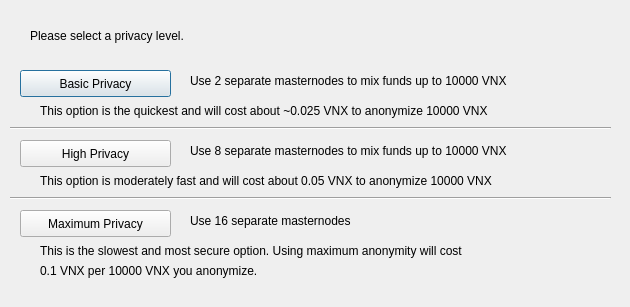
<?xml version="1.0" encoding="UTF-8"?>
<ui version="4.0">
 <class>ObfuscationConfig</class>
 <widget class="QDialog" name="ObfuscationConfig">
  <property name="geometry">
   <rect>
    <x>0</x>
    <y>0</y>
    <width>630</width>
    <height>307</height>
   </rect>
  </property>
  <property name="windowTitle">
   <string>Configure Obfuscation</string>
  </property>
  <widget class="QPushButton" name="buttonBasic">
   <property name="geometry">
    <rect>
     <x>20</x>
     <y>70</y>
     <width>151</width>
     <height>27</height>
    </rect>
   </property>
   <property name="text">
    <string>Basic Privacy</string>
   </property>
  </widget>
  <widget class="QPushButton" name="buttonHigh">
   <property name="geometry">
    <rect>
     <x>20</x>
     <y>140</y>
     <width>151</width>
     <height>27</height>
    </rect>
   </property>
   <property name="text">
    <string>High Privacy</string>
   </property>
  </widget>
  <widget class="QPushButton" name="buttonMax">
   <property name="geometry">
    <rect>
     <x>20</x>
     <y>210</y>
     <width>151</width>
     <height>27</height>
    </rect>
   </property>
   <property name="text">
    <string>Maximum Privacy</string>
   </property>
  </widget>
  <widget class="QLabel" name="label">
   <property name="geometry">
    <rect>
     <x>30</x>
     <y>20</y>
     <width>571</width>
     <height>31</height>
    </rect>
   </property>
   <property name="text">
    <string>Please select a privacy level.</string>
   </property>
  </widget>
  <widget class="QLabel" name="label_2">
   <property name="geometry">
    <rect>
     <x>190</x>
     <y>70</y>
     <width>421</width>
     <height>21</height>
    </rect>
   </property>
   <property name="text">
    <string>Use 2 separate masternodes to mix funds up to 10000 VNX</string>
   </property>
  </widget>
  <widget class="QLabel" name="label_3">
   <property name="geometry">
    <rect>
     <x>190</x>
     <y>140</y>
     <width>411</width>
     <height>21</height>
    </rect>
   </property>
   <property name="text">
    <string>Use 8 separate masternodes to mix funds up to 10000 VNX</string>
   </property>
  </widget>
  <widget class="QLabel" name="label_4">
   <property name="geometry">
    <rect>
     <x>190</x>
     <y>210</y>
     <width>421</width>
     <height>21</height>
    </rect>
   </property>
   <property name="text">
    <string>Use 16 separate masternodes</string>
   </property>
  </widget>
  <widget class="QLabel" name="label_6">
   <property name="geometry">
    <rect>
     <x>40</x>
     <y>100</y>
     <width>561</width>
     <height>21</height>
    </rect>
   </property>
   <property name="text">
    <string>This option is the quickest and will cost about ~0.025 VNX to anonymize 10000 VNX</string>
   </property>
  </widget>
  <widget class="QLabel" name="label_7">
   <property name="geometry">
    <rect>
     <x>40</x>
     <y>170</y>
     <width>561</width>
     <height>21</height>
    </rect>
   </property>
   <property name="text">
    <string>This option is moderately fast and will cost about 0.05 VNX to anonymize 10000 VNX</string>
   </property>
  </widget>
  <widget class="QLabel" name="label_8">
   <property name="geometry">
    <rect>
     <x>40</x>
     <y>240</y>
     <width>561</width>
     <height>21</height>
    </rect>
   </property>
   <property name="text">
    <string>This is the slowest and most secure option. Using maximum anonymity will cost</string>
   </property>
  </widget>
  <widget class="QLabel" name="label_9">
   <property name="geometry">
    <rect>
     <x>40</x>
     <y>260</y>
     <width>561</width>
     <height>21</height>
    </rect>
   </property>
   <property name="text">
    <string>0.1 VNX per 10000 VNX you anonymize.</string>
   </property>
  </widget>
  <widget class="Line" name="line">
   <property name="geometry">
    <rect>
     <x>10</x>
     <y>120</y>
     <width>601</width>
     <height>16</height>
    </rect>
   </property>
   <property name="orientation">
    <enum>Qt::Horizontal</enum>
   </property>
  </widget>
  <widget class="Line" name="line_2">
   <property name="geometry">
    <rect>
     <x>10</x>
     <y>190</y>
     <width>601</width>
     <height>16</height>
    </rect>
   </property>
   <property name="orientation">
    <enum>Qt::Horizontal</enum>
   </property>
  </widget>
 </widget>
 <resources/>
 <connections/>
</ui>
